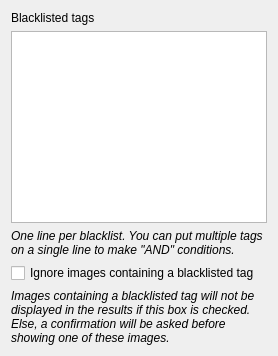
      <widget class="QWidget" name="pageBlacklist">
       <layout class="QVBoxLayout" name="verticalLayout_4">
        <item>
         <widget class="QLabel" name="labelBlacklist">
          <property name="text">
           <string>Blacklisted tags</string>
          </property>
          <property name="wordWrap">
           <bool>true</bool>
          </property>
         </widget>
        </item>
        <item>
         <widget class="QPlainTextEdit" name="textBlacklist"/>
        </item>
        <item>
         <widget class="QLabel" name="labelBlacklistHelp">
          <property name="text">
           <string>&lt;i&gt;One line per blacklist. You can put multiple tags on a single line to make &quot;AND&quot; conditions.&lt;/i&gt;</string>
          </property>
          <property name="wordWrap">
           <bool>true</bool>
          </property>
         </widget>
        </item>
        <item>
         <widget class="QCheckBox" name="checkHideBlacklisted">
          <property name="text">
           <string>Ignore images containing a blacklisted tag</string>
          </property>
         </widget>
        </item>
        <item>
         <widget class="QLabel" name="labelHideBlacklisted">
          <property name="text">
           <string>&lt;i&gt;Images containing a blacklisted tag will not be displayed in the results if this box is checked. Else, a confirmation will be asked before showing one of these images.&lt;/i&gt;</string>
          </property>
          <property name="wordWrap">
           <bool>true</bool>
          </property>
         </widget>
        </item>
       </layout>
      </widget>
